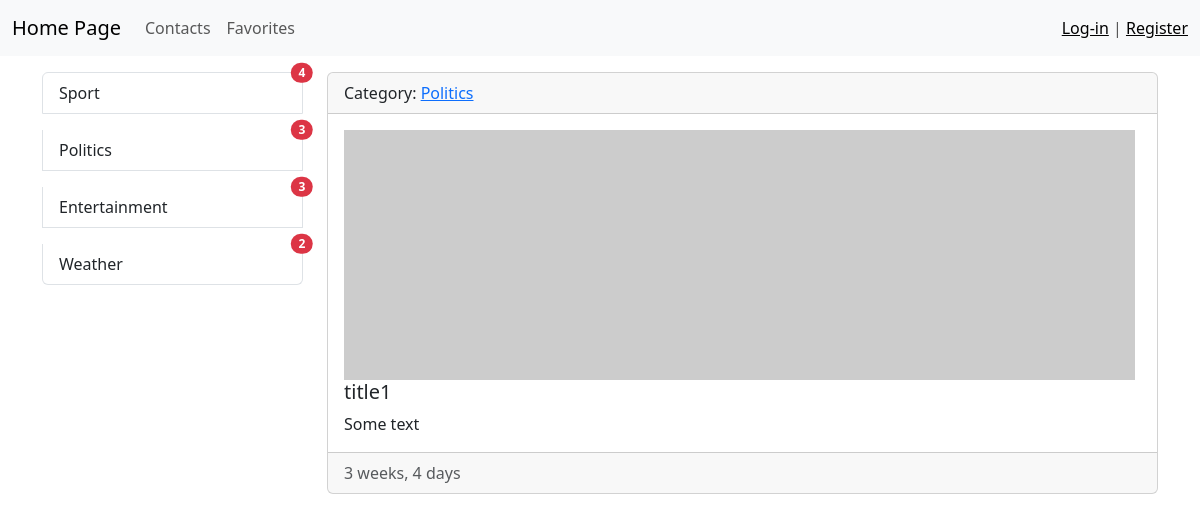
The page /news/1/ on the database its author committed.
### news/models.py (models this page shows, shortened)
class Category(models.Model):
    name = models.CharField(max_length=255)
    def __str__(self):
        return self.name
    def get_absolute_url(self):
        return reverse('category', kwargs={'pk': self.pk})
    class Meta:
        verbose_name_plural = 'categories'
        ordering = ['name']

class News(models.Model):
    title = models.CharField(max_length=255)
    content = models.TextField(blank=True)
    created_at = models.DateTimeField(auto_now_add=True)
    updated_at = models.DateTimeField(auto_now=True)
    photo = models.ImageField(upload_to='photos/%Y/%m/%d/', blank=True)
    is_published = models.BooleanField(default=True)
    category = models.ForeignKey(Category, on_delete=models.CASCADE)
    views = models.IntegerField(default=0)
    favorites = models.BooleanField(default=False)
    class Meta:
        verbose_name = 'News'
        verbose_name_plural = 'News'
        ordering = ['-created_at']

### news/views.py (the view)
# urls.py: path('news/<int:pk>/', DetailNews.as_view(), name='detail_news'),
class DetailNews(DetailView):
    model = News
    template_name = 'news/detail_news.html'
    context_object_name = 'news'

### news/templatetags/news_tags.py (called while the page is built)
@register.inclusion_tag('news/list_categories.html')
def show_categories():
    categories = Category.objects.filter(news__is_published=True).annotate(cnt=Count('news')).filter(cnt__gt=0)
    return {'categories': categories}

### news/templates/news/detail_news.html (shortened to what this page needs)
{% extends 'base.html' %}
{% block sidebar %}
{% include '_inc/_sidebar.html' %}
{% endblock sidebar %}
{% block content%}
    <div class="card mb-3">
        <div class="card-header">
            Category: <a href="{{ news.category.get_absolute_url}}">{{ news.category }}</a>
        </div>
        <div class="card-body">
            <div class="media">
                {% if news.photo %}
                <img src="{{ item.photo.url }}" width="250" height="200" class="mr-3">
                {% else %}
                <img src="https://picsum.photos/id/791/250/200/?blur" class="mr-3">
                {% endif %}
                <div class="media-body">
                    <h5 class="card-title">{{ news.title}}</h5>
                    <p class="card-text">{{ news.content}}</p>
                </div>
            </div>
        </div>
        <div class="card-footer text-muted">
            {{ news.created_at|timesince }}
        </div>
    </div>
{% endblock content %}

### news/templates/news/list_categories.html
<div class="list-group">
    {% for category in categories %}
    <a href="{{ category.get_absolute_url }}" class="list-group-item list-group-item-action mb-3" aria-current="true">
        {{ category.name }}
        <span class="position-absolute top-0 start-100 translate-middle badge rounded-pill bg-danger">
            {{category.cnt}}
        </span>
    </a>
    {% endfor %}
</div>

### rows shown on the page
Category: name "Sport", cnt "4"
Category: name "Politics", cnt "3"
Category: name "Entertainment", cnt "3"
Category: name "Weather", cnt "2"
News: category "Politics", title "title1", content "Some text", created_at "3 weeks, 4 days"
